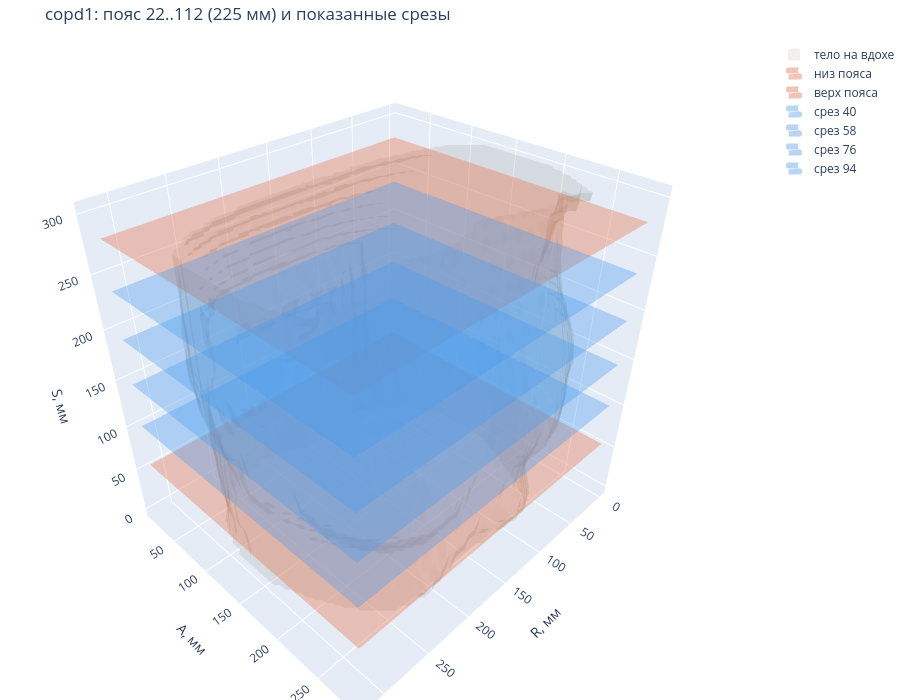

Notebook cell for this chart:
### Markdown cell above
## 8. Где именно измеряется

Тело целиком и плоскости, отмечающие взятые срезы. Оранжевые — границы пояса, то есть
крайние срезы, где лёгкое есть **в обеих** фазах; синие — те четыре, что показаны выше
картинками.

Пояс отсчитывается не от края тома, а от лёгкого, и намеренно не включает рёберно-
диафрагмальный синус: там лёгкое к боковой стенке не прилежит, и на выдохе его место
занимает диафрагма с печенью. Измерение в синусе даёт вошедшую печень, а не изменение
стенки.

### Code cell
import plotly.graph_objects as go
import plotly.io as pio
from skimage import measure as skmeasure

# Один "notebook_connected" отдаёт только text/html, а JupyterLab и VS Code не
# исполняют <script> в HTML-выводе, поэтому на месте рисунка остаётся пустота.
# Пара с plotly_mimetype добавляет application/vnd.plotly.v1+json, который они
# рисуют сами. Каждый рисунок дополнительно сохраняется отдельным html: он
# открывается любым браузером и не зависит ни от версии Lab, ни от расширений.
pio.renderers.default = "plotly_mimetype+notebook_connected"
FIGURES = Path("notebooks/figures")
FIGURES.mkdir(exist_ok=True)


def show(figure, name):
    """Показать в ноутбуке и сохранить отдельным интерактивным файлом."""
    path = FIGURES / f"{name}.html"
    figure.write_html(path, include_plotlyjs="cdn", full_html=True)
    print(f"интерактивная копия: {path.as_posix()}")
    figure.show()

STEP_BODY = 6  # вершины сетки уходят в файл текстом, поэтому грубее
body_volume = np.zeros(inhale.shape, dtype=bool)
for index in range(inhale.shape[2]):
    mask = body_mask(inhale[:, :, index], MP)
    if mask is not None:
        body_volume[:, :, index] = mask

small = body_volume[::STEP_BODY, ::STEP_BODY, ::STEP_BODY]
verts, faces, _, _ = skmeasure.marching_cubes(
    small.astype(np.float32), level=0.5,
    spacing=(sx * STEP_BODY, sy * STEP_BODY, sz * STEP_BODY))
# Десятая доля миллиметра — предел осмысленного для взгляда, а полная точность
# float умножает размер файла на несколько раз.
verts = np.round(verts, 1)
print(f"поверхность тела: {len(verts)} вершин, {len(faces)} граней")

figure = go.Figure()
figure.add_trace(go.Mesh3d(
    x=verts[:, 0], y=verts[:, 1], z=verts[:, 2],
    i=faces[:, 0], j=faces[:, 1], k=faces[:, 2],
    color="#B4B2A9", opacity=0.18, name="тело на вдохе",
    showlegend=True, hoverinfo="name"))

span_x = (verts[:, 0].min(), verts[:, 0].max())
span_y = (verts[:, 1].min(), verts[:, 1].max())
for index, colour, label in (
    [(shared[0], "#D85A30", "низ пояса"), (shared[-1], "#D85A30", "верх пояса")]
    + [(int(k), "#378ADD", f"срез {int(k)}") for k in levels]
):
    height = index * sz
    figure.add_trace(go.Surface(
        x=np.array([[span_x[0], span_x[1]], [span_x[0], span_x[1]]]),
        y=np.array([[span_y[0], span_y[0]], [span_y[1], span_y[1]]]),
        z=np.full((2, 2), height),
        showscale=False, opacity=0.35,
        colorscale=[[0, colour], [1, colour]],
        name=label, showlegend=True, hoverinfo="name"))

figure.update_layout(
    title=f"{CASE}: пояс {shared[0]}..{shared[-1]} "
          f"({(shared[-1] - shared[0]) * sz:.0f} мм) и показанные срезы",
    scene=dict(xaxis_title="R, мм", yaxis_title="A, мм", zaxis_title="S, мм",
               aspectmode="data"),
    height=700, margin=dict(l=0, r=0, t=40, b=0))
show(figure, "01_body_and_slices")

### Figure 1 — Plotly figure (JSON) as saved in the notebook; plotly's stock layout.template omitted (floating-point values rounded to 4 significant figures; data arrays with more than 128 entries replaced by an {"elided": "..."} marker saying what was removed)
{"data": [{"color": "#B4B2A9", "hoverinfo": "name", "i": {"elided": "19620 int values"}, "j": {"elided": "19620 int values"}, "k": {"elided": "19620 int values"}, "name": "тело на вдохе", "opacity": 0.18, "showlegend": true, "type": "mesh3d", "x": {"elided": "10088 float values"}, "y": {"elided": "10088 float values"}, "z": {"elided": "10088 float values"}}, {"colorscale": [[0, "#D85A30"], [1, "#D85A30"]], "hoverinfo": "name", "name": "низ пояса", "opacity": 0.35, "showlegend": true, "showscale": false, "type": "surface", "x": [[1.9, 316.9], [1.9, 316.9]], "y": [[13.1, 13.1], [286.9, 286.9]], "z": [[55.0, 55.0], [55.0, 55.0]]}, {"colorscale": [[0, "#D85A30"], [1, "#D85A30"]], "hoverinfo": "name", "name": "верх пояса", "opacity": 0.35, "showlegend": true, "showscale": false, "type": "surface", "x": [[1.9, 316.9], [1.9, 316.9]], "y": [[13.1, 13.1], [286.9, 286.9]], "z": [[280.0, 280.0], [280.0, 280.0]]}, {"colorscale": [[0, "#378ADD"], [1, "#378ADD"]], "hoverinfo": "name", "name": "срез 40", "opacity": 0.35, "showlegend": true, "showscale": false, "type": "surface", "x": [[1.9, 316.9], [1.9, 316.9]], "y": [[13.1, 13.1], [286.9, 286.9]], "z": [[100.0, 100.0], [100.0, 100.0]]}, {"colorscale": [[0, "#378ADD"], [1, "#378ADD"]], "hoverinfo": "name", "name": "срез 58", "opacity": 0.35, "showlegend": true, "showscale": false, "type": "surface", "x": [[1.9, 316.9], [1.9, 316.9]], "y": [[13.1, 13.1], [286.9, 286.9]], "z": [[145.0, 145.0], [145.0, 145.0]]}, {"colorscale": [[0, "#378ADD"], [1, "#378ADD"]], "hoverinfo": "name", "name": "срез 76", "opacity": 0.35, "showlegend": true, "showscale": false, "type": "surface", "x": [[1.9, 316.9], [1.9, 316.9]], "y": [[13.1, 13.1], [286.9, 286.9]], "z": [[190.0, 190.0], [190.0, 190.0]]}, {"colorscale": [[0, "#378ADD"], [1, "#378ADD"]], "hoverinfo": "name", "name": "срез 94", "opacity": 0.35, "showlegend": true, "showscale": false, "type": "surface", "x": [[1.9, 316.9], [1.9, 316.9]], "y": [[13.1, 13.1], [286.9, 286.9]], "z": [[235.0, 235.0], [235.0, 235.0]]}], "layout": {"height": 700, "margin": {"b": 0, "l": 0, "r": 0, "t": 40}, "scene": {"aspectmode": "data", "xaxis": {"title": {"text": "R, мм"}}, "yaxis": {"title": {"text": "A, мм"}}, "zaxis": {"title": {"text": "S, мм"}}}, "title": {"text": "copd1: пояс 22..112 (225 мм) и показанные срезы"}}}
